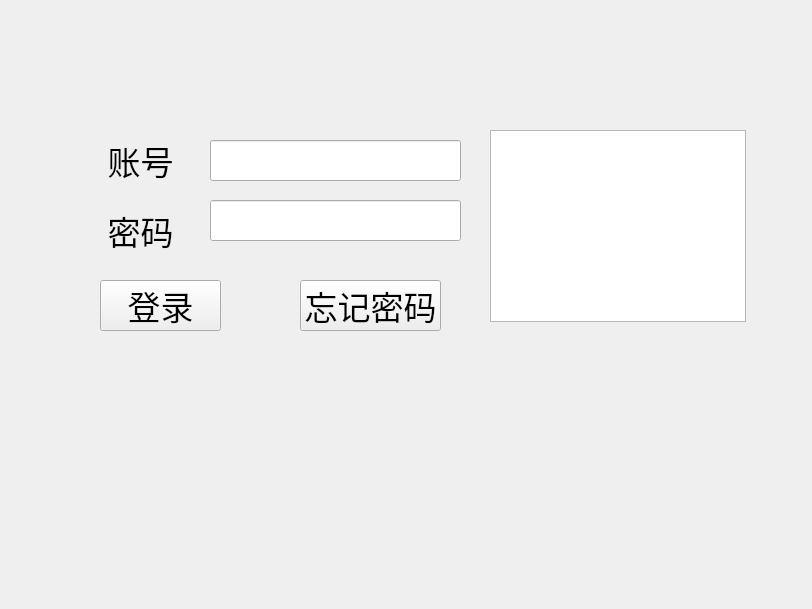
<?xml version="1.0" encoding="UTF-8"?>
<ui version="4.0">
 <class>Form</class>
 <widget class="QWidget" name="Form">
  <property name="geometry">
   <rect>
    <x>0</x>
    <y>0</y>
    <width>812</width>
    <height>609</height>
   </rect>
  </property>
  <property name="windowTitle">
   <string>Form</string>
  </property>
  <widget class="QLabel" name="label">
   <property name="geometry">
    <rect>
     <x>90</x>
     <y>140</y>
     <width>101</width>
     <height>41</height>
    </rect>
   </property>
   <property name="font">
    <font>
     <family>Consolas</family>
     <pointsize>25</pointsize>
    </font>
   </property>
   <property name="text">
    <string>账号</string>
   </property>
   <property name="alignment">
    <set>Qt::AlignCenter</set>
   </property>
  </widget>
  <widget class="QLabel" name="label_2">
   <property name="geometry">
    <rect>
     <x>90</x>
     <y>210</y>
     <width>101</width>
     <height>41</height>
    </rect>
   </property>
   <property name="font">
    <font>
     <family>Consolas</family>
     <pointsize>25</pointsize>
    </font>
   </property>
   <property name="text">
    <string>密码</string>
   </property>
   <property name="alignment">
    <set>Qt::AlignCenter</set>
   </property>
  </widget>
  <widget class="QLineEdit" name="lineEdit">
   <property name="geometry">
    <rect>
     <x>210</x>
     <y>140</y>
     <width>251</width>
     <height>41</height>
    </rect>
   </property>
   <property name="font">
    <font>
     <family>Consolas</family>
     <pointsize>25</pointsize>
    </font>
   </property>
  </widget>
  <widget class="QLineEdit" name="lineEdit_2">
   <property name="geometry">
    <rect>
     <x>210</x>
     <y>200</y>
     <width>251</width>
     <height>41</height>
    </rect>
   </property>
   <property name="font">
    <font>
     <family>Consolas</family>
     <pointsize>25</pointsize>
    </font>
   </property>
  </widget>
  <widget class="QTextBrowser" name="textBrowser">
   <property name="geometry">
    <rect>
     <x>490</x>
     <y>130</y>
     <width>256</width>
     <height>192</height>
    </rect>
   </property>
  </widget>
  <widget class="QPushButton" name="pushButton">
   <property name="geometry">
    <rect>
     <x>100</x>
     <y>280</y>
     <width>121</width>
     <height>51</height>
    </rect>
   </property>
   <property name="font">
    <font>
     <family>Consolas</family>
     <pointsize>25</pointsize>
    </font>
   </property>
   <property name="text">
    <string>登录</string>
   </property>
  </widget>
  <widget class="QPushButton" name="pushButton_2">
   <property name="geometry">
    <rect>
     <x>300</x>
     <y>280</y>
     <width>141</width>
     <height>51</height>
    </rect>
   </property>
   <property name="font">
    <font>
     <family>Consolas</family>
     <pointsize>25</pointsize>
    </font>
   </property>
   <property name="text">
    <string>忘记密码</string>
   </property>
  </widget>
 </widget>
 <resources/>
 <connections/>
</ui>
